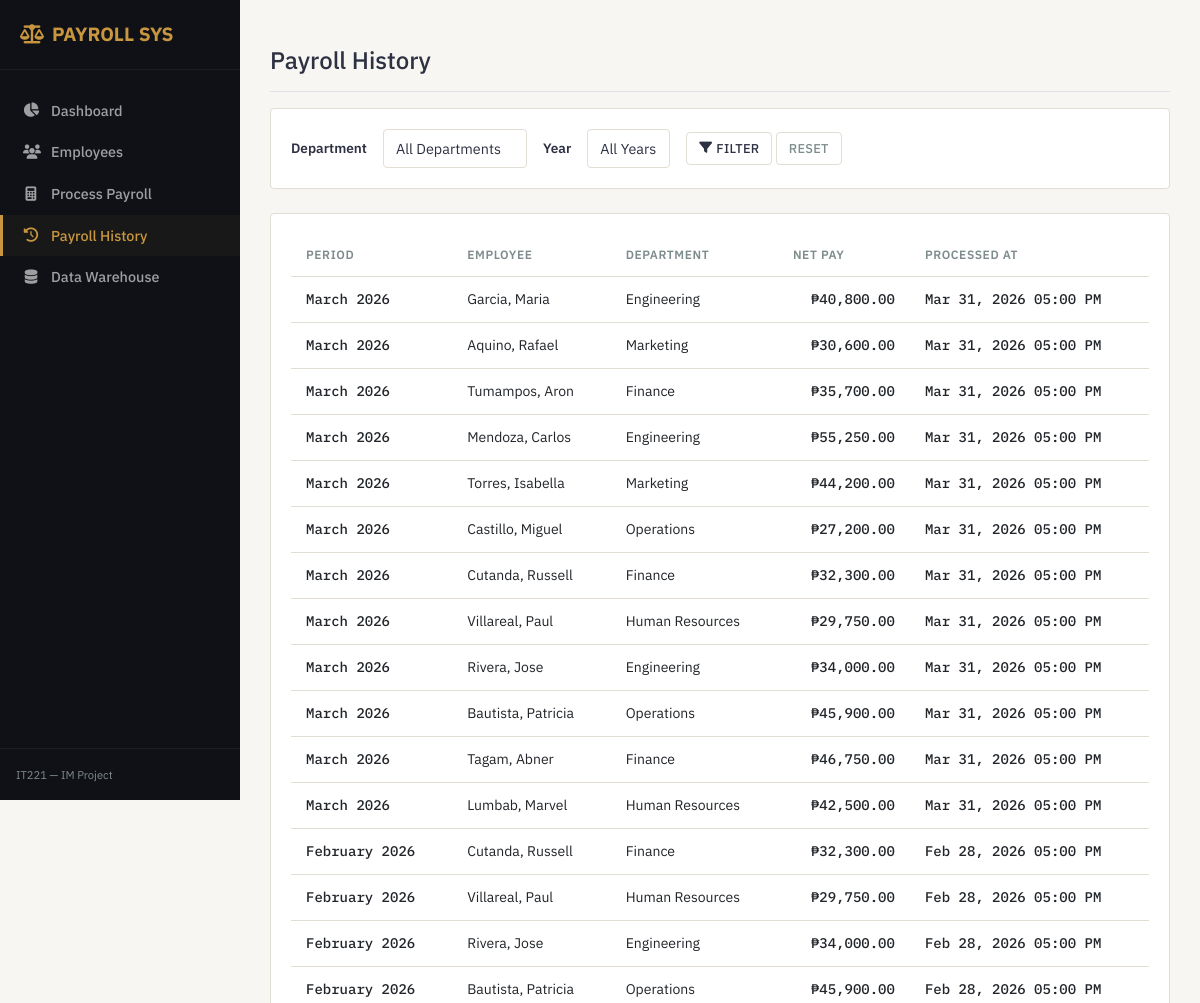
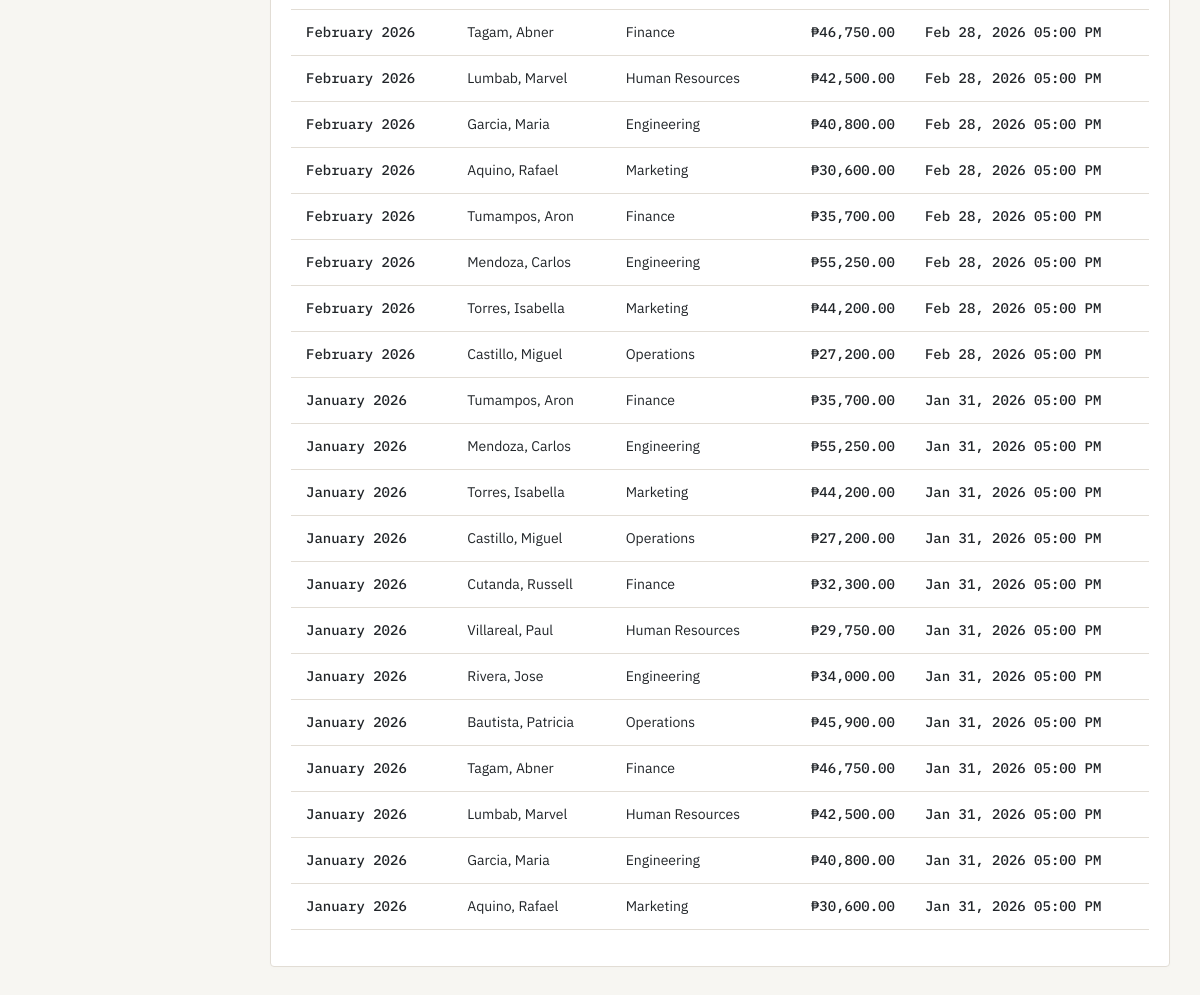
Page /pages/payroll/history.php on the committed database (2 pictures, top to bottom).
### tables this page shows
CREATE TABLE payroll_records (
    record_id    INT AUTO_INCREMENT PRIMARY KEY,
    emp_id       INT            NOT NULL,
    period_month TINYINT        NOT NULL CHECK (period_month BETWEEN 1 AND 12),
    period_year  SMALLINT       NOT NULL CHECK (period_year BETWEEN 2000 AND 2099),
    basic_pay    DECIMAL(12,2)  NOT NULL DEFAULT 0.00,
    total_deductions DECIMAL(12,2) NOT NULL DEFAULT 0.00,
    net_pay      DECIMAL(12,2)  NOT NULL DEFAULT 0.00,
    processed_at DATETIME       NOT NULL DEFAULT CURRENT_TIMESTAMP,
    notes        TEXT           NULL,

    CONSTRAINT uq_payroll_period
        UNIQUE (emp_id, period_month, period_year),

    CONSTRAINT fk_payroll_emp
        FOREIGN KEY (emp_id) REFERENCES employees(emp_id)
        ON DELETE RESTRICT
        ON UPDATE CASCADE
);

CREATE TABLE departments (
    dept_id     INT AUTO_INCREMENT PRIMARY KEY,
    dept_name   VARCHAR(100) NOT NULL UNIQUE,
    created_at  DATETIME     NOT NULL DEFAULT CURRENT_TIMESTAMP
);

### pages/payroll/history.php (the view, shortened to what this page needs)
<?php
require_once __DIR__ . '/../../config/db.php';
$current_page = 'history';
$sql = "
    SELECT
        pr.record_id,
        CONCAT(e.last_name, ', ', e.first_name) AS full_name,
        d.dept_name,
        pr.period_month,
        pr.period_year,
        pr.net_pay,
        pr.processed_at
    FROM payroll_records pr
    INNER JOIN employees e ON pr.emp_id = e.emp_id
    INNER JOIN positions p ON e.pos_id = p.pos_id
    INNER JOIN departments d ON p.dept_id = d.dept_id
    WHERE 1=1
";
$params = [];
$sql .= " ORDER BY pr.processed_at DESC";
$stmt = $pdo->prepare($sql);
$stmt->execute($params);
$history = $stmt->fetchAll();
require_once __DIR__ . '/../../includes/header.php';
require_once __DIR__ . '/../../includes/sidebar.php';
?>
<div class="d-flex justify-content-between flex-wrap flex-md-nowrap align-items-center pt-3 pb-2 mb-3 border-bottom">
    <h1 class="h4">Payroll History</h1>
</div>
<div class="card mb-4">
    <div class="card-body">
        <form method="GET" action="" class="row g-3 align-items-center">
            <div class="col-auto">
                <label for="dept_id" class="form-label mb-0">Department</label>
            </div>
            <div class="col-auto">
                <select class="form-control" id="dept_id" name="dept_id">
                    <option value="0">All Departments</option>
                </select>
            </div>
            <div class="col-auto">
                <label for="year" class="form-label mb-0">Year</label>
            </div>
            <div class="col-auto">
                <select class="form-control" id="year" name="year">
                    <option value="0">All Years</option>
                </select>
            </div>
            <div class="col-auto">
                <button type="submit" class="btn btn-outline">
                    <i class="fa-solid fa-filter me-1"></i>Filter
                </button>
                <a href="/payroll_management_IM/pages/payroll/history.php" class="btn btn-outline text-muted">Reset</a>
            </div>
        </form>
    </div>
</div>
<div class="card">
    <div class="card-body">
        <div class="table-responsive">
            <table class="table">
                <thead>
                    <tr>
                        <th>Period</th>
                        <th>Employee</th>
                        <th>Department</th>
                        <th class="text-right">Net Pay</th>
                        <th>Processed At</th>
                    </tr>
                </thead>
                <tbody>
                    <?php foreach ($history as $row): ?>
                        <tr>
                            <td class="numeric">
                                <?php echo date('F', mktime(0, 0, 0, $row['period_month'], 1)) . ' ' . $row['period_year']; ?>
                            </td>
                            <td><?php echo htmlspecialchars($row['full_name']); ?></td>
                            <td><?php echo htmlspecialchars($row['dept_name']); ?></td>
                            <td class="amount text-right">₱<?php echo number_format($row['net_pay'], 2); ?></td>
                            <td class="date"><?php echo date('M d, Y h:i A', strtotime($row['processed_at'])); ?></td>
                        </tr>
                    <?php endforeach; ?>
                </tbody>
            </table>
        </div>
    </div>
</div>
<?php require_once __DIR__ . '/../../includes/footer.php'; ?>

### includes/header.php (shortened to what this page needs)
<!DOCTYPE html>
<html lang="en">
<head>
    <link href="https://cdn.jsdelivr.net/npm/bootstrap@5.3.0/dist/css/bootstrap.min.css" rel="stylesheet">
    <link rel="stylesheet" href="https://cdnjs.cloudflare.com/ajax/libs/font-awesome/6.4.0/css/all.min.css">
    <link rel="stylesheet" href="/payroll_management_IM/assets/css/theme.css">
</head>
<body>
    <div class="d-flex">

### includes/sidebar.php
<div class="sidebar">
    <div class="sidebar-brand">
        <i class="fa-solid fa-scale-balanced me-2"></i>PAYROLL SYS
    </div>
    <div class="sidebar-nav">
        <a href="/payroll_management_IM/pages/dashboard.php" class="nav-link <?php echo ($current_page === 'dashboard') ? 'active' : ''; ?>">
            <i class="fa-solid fa-chart-pie"></i>Dashboard
        </a>
        <a href="/payroll_management_IM/pages/employees/index.php" class="nav-link <?php echo ($current_page === 'employees') ? 'active' : ''; ?>">
            <i class="fa-solid fa-users"></i>Employees
        </a>
        <a href="/payroll_management_IM/pages/payroll/process.php" class="nav-link <?php echo ($current_page === 'process') ? 'active' : ''; ?>">
            <i class="fa-solid fa-calculator"></i>Process Payroll
        </a>
        <a href="/payroll_management_IM/pages/payroll/history.php" class="nav-link <?php echo ($current_page === 'history') ? 'active' : ''; ?>">
            <i class="fa-solid fa-clock-rotate-left"></i>Payroll History
        </a>
        <a href="/payroll_management_IM/pages/warehouse/index.php" class="nav-link <?php echo ($current_page === 'warehouse') ? 'active' : ''; ?>">
            <i class="fa-solid fa-database"></i>Data Warehouse
        </a>
    </div>
    <div class="p-3 text-muted" style="font-size: 0.8rem; border-top: 1px solid rgba(255,255,255,0.05);">
        <small>IT221 — IM Project</small>
    </div>
</div>
<div class="main-content flex-grow-1">

### includes/footer.php (shortened to what this page needs)
    </div>
</div>
</body>
</html>

### assets/css/theme.css (style rules this page uses)
:root { --color-sidebar: #0F1117; --color-bg: #F7F6F2; --color-accent: #C8963E; --color-text: #2D3142; --color-text-muted: #7F8C8D; --color-card-border: #E2DDD5; --color-table-row-alt: #F0EDE6; --color-destructive: #C0392B; --font-sans: 'IBM Plex Sans', -apple-system, BlinkMacSystemFont, "Segoe UI", Roboto, "Helvetica Neue", Arial, sans-serif; --font-mono: 'IBM Plex Mono', SFMono-Regular, Menlo, Monaco, Consolas, "Liberation Mono", "Courier New", monospace; }
body { font-family: var(--font-sans); background-color: var(--color-bg); color: var(--color-text); font-size: 14px; margin: 0; }
.sidebar { width: 240px; height: 100vh; background-color: var(--color-sidebar); color: #FFFFFF; position: fixed; top: 0; left: 0; z-index: 1000; display: flex; flex-direction: column; }
.sidebar-brand { padding: 20px; font-size: 1.2rem; font-weight: 700; border-bottom: 1px solid rgba(255, 255, 255, 0.05); color: var(--color-accent); }
.sidebar-nav { flex-grow: 1; padding: 20px 0; }
.sidebar-nav .nav-link { display: flex; align-items: center; padding: 10px 20px; color: rgba(255, 255, 255, 0.6); text-decoration: none; font-weight: 500; font-size: 0.9rem; border-left: 3px solid transparent; transition: all 0.2s ease; }
.sidebar-nav .nav-link i { margin-right: 12px; width: 16px; text-align: center; }
.sidebar-nav .nav-link.active { color: var(--color-accent); border-left-color: var(--color-accent); background-color: rgba(200, 150, 62, 0.05); }
.main-content { margin-left: 240px; padding: 30px; min-height: 100vh; }
.card { background-color: #FFFFFF; border: 1px solid var(--color-card-border); border-radius: 4px; box-shadow: 0 2px 4px rgba(0, 0, 0, 0.01); margin-bottom: 20px; }
.card-body { padding: 20px; }
.table { width: 100%; margin-bottom: 1rem; color: var(--color-text); border-collapse: collapse; }
.table th, .table td { padding: 12px 15px; vertical-align: middle; border: none; }
.table thead th { font-weight: 600; text-transform: uppercase; font-size: 0.75rem; letter-spacing: 0.05em; color: var(--color-text-muted); border-bottom: 1px solid var(--color-card-border); text-align: left; }
.table tbody tr { border-bottom: 1px solid var(--color-card-border); }
.table tbody tr:nth-of-type(even) { background-color: var(--color-table-row-alt); }
.amount, .numeric, .date { font-family: var(--font-mono); font-weight: 500; }
.btn { border-radius: 4px; font-weight: 500; font-size: 0.8rem; padding: 6px 12px; text-transform: uppercase; letter-spacing: 0.02em; transition: all 0.2s ease; border: 1px solid transparent; cursor: pointer; display: inline-flex; align-items: center; justify-content: center; text-decoration: none; }
.btn-outline { border-color: var(--color-card-border); color: var(--color-text); background-color: #FFFFFF; }
.form-control { display: block; width: 100%; padding: 8px 12px; font-size: 0.9rem; font-family: var(--font-sans); color: var(--color-text); background-color: #FFFFFF; border: 1px solid var(--color-card-border); border-radius: 4px; box-sizing: border-box; }
.form-label { display: inline-block; margin-bottom: 6px; font-weight: 600; font-size: 0.85rem; color: var(--color-text); }
.text-muted { color: var(--color-text-muted) !important; }
.text-right { text-align: right; }

### rows in the picture
payroll_records: period_month "March", period_year "2026", full_name "Garcia, Maria", departments.dept_name "Engineering", net_pay "40,800.00", processed_at "Mar 31, 2026 05:00 PM"
payroll_records: period_month "March", period_year "2026", full_name "Aquino, Rafael", departments.dept_name "Marketing", net_pay "30,600.00", processed_at "Mar 31, 2026 05:00 PM"
payroll_records: period_month "March", period_year "2026", full_name "Tumampos, Aron", departments.dept_name "Finance", net_pay "35,700.00", processed_at "Mar 31, 2026 05:00 PM"
payroll_records: period_month "March", period_year "2026", full_name "Mendoza, Carlos", departments.dept_name "Engineering", net_pay "55,250.00", processed_at "Mar 31, 2026 05:00 PM"
payroll_records: period_month "March", period_year "2026", full_name "Torres, Isabella", departments.dept_name "Marketing", net_pay "44,200.00", processed_at "Mar 31, 2026 05:00 PM"
payroll_records: period_month "March", period_year "2026", full_name "Castillo, Miguel", departments.dept_name "Operations", net_pay "27,200.00", processed_at "Mar 31, 2026 05:00 PM"
payroll_records: period_month "March", period_year "2026", full_name "Cutanda, Russell", departments.dept_name "Finance", net_pay "32,300.00", processed_at "Mar 31, 2026 05:00 PM"
payroll_records: period_month "March", period_year "2026", full_name "Villareal, Paul", departments.dept_name "Human Resources", net_pay "29,750.00", processed_at "Mar 31, 2026 05:00 PM"
payroll_records: period_month "March", period_year "2026", full_name "Rivera, Jose", departments.dept_name "Engineering", net_pay "34,000.00", processed_at "Mar 31, 2026 05:00 PM"
payroll_records: period_month "March", period_year "2026", full_name "Bautista, Patricia", departments.dept_name "Operations", net_pay "45,900.00", processed_at "Mar 31, 2026 05:00 PM"
payroll_records: period_month "March", period_year "2026", full_name "Tagam, Abner", departments.dept_name "Finance", net_pay "46,750.00", processed_at "Mar 31, 2026 05:00 PM"
payroll_records: period_month "March", period_year "2026", full_name "Lumbab, Marvel", departments.dept_name "Human Resources", net_pay "42,500.00", processed_at "Mar 31, 2026 05:00 PM"
payroll_records: period_month "February", period_year "2026", full_name "Cutanda, Russell", departments.dept_name "Finance", net_pay "32,300.00", processed_at "Feb 28, 2026 05:00 PM"
payroll_records: period_month "February", period_year "2026", full_name "Villareal, Paul", departments.dept_name "Human Resources", net_pay "29,750.00", processed_at "Feb 28, 2026 05:00 PM"
payroll_records: period_month "February", period_year "2026", full_name "Rivera, Jose", departments.dept_name "Engineering", net_pay "34,000.00", processed_at "Feb 28, 2026 05:00 PM"
payroll_records: period_month "February", period_year "2026", full_name "Bautista, Patricia", departments.dept_name "Operations", net_pay "45,900.00", processed_at "Feb 28, 2026 05:00 PM"
payroll_records: period_month "February", period_year "2026", full_name "Tagam, Abner", departments.dept_name "Finance", net_pay "46,750.00", processed_at "Feb 28, 2026 05:00 PM"
payroll_records: period_month "February", period_year "2026", full_name "Lumbab, Marvel", departments.dept_name "Human Resources", net_pay "42,500.00", processed_at "Feb 28, 2026 05:00 PM"
payroll_records: period_month "February", period_year "2026", full_name "Garcia, Maria", departments.dept_name "Engineering", net_pay "40,800.00", processed_at "Feb 28, 2026 05:00 PM"
payroll_records: period_month "February", period_year "2026", full_name "Aquino, Rafael", departments.dept_name "Marketing", net_pay "30,600.00", processed_at "Feb 28, 2026 05:00 PM"
payroll_records: period_month "February", period_year "2026", full_name "Tumampos, Aron", departments.dept_name "Finance", net_pay "35,700.00", processed_at "Feb 28, 2026 05:00 PM"
payroll_records: period_month "February", period_year "2026", full_name "Mendoza, Carlos", departments.dept_name "Engineering", net_pay "55,250.00", processed_at "Feb 28, 2026 05:00 PM"
payroll_records: period_month "February", period_year "2026", full_name "Torres, Isabella", departments.dept_name "Marketing", net_pay "44,200.00", processed_at "Feb 28, 2026 05:00 PM"
payroll_records: period_month "February", period_year "2026", full_name "Castillo, Miguel", departments.dept_name "Operations", net_pay "27,200.00", processed_at "Feb 28, 2026 05:00 PM"
payroll_records: period_month "January", period_year "2026", full_name "Tumampos, Aron", departments.dept_name "Finance", net_pay "35,700.00", processed_at "Jan 31, 2026 05:00 PM"
payroll_records: period_month "January", period_year "2026", full_name "Mendoza, Carlos", departments.dept_name "Engineering", net_pay "55,250.00", processed_at "Jan 31, 2026 05:00 PM"
payroll_records: period_month "January", period_year "2026", full_name "Torres, Isabella", departments.dept_name "Marketing", net_pay "44,200.00", processed_at "Jan 31, 2026 05:00 PM"
payroll_records: period_month "January", period_year "2026", full_name "Castillo, Miguel", departments.dept_name "Operations", net_pay "27,200.00", processed_at "Jan 31, 2026 05:00 PM"
payroll_records: period_month "January", period_year "2026", full_name "Cutanda, Russell", departments.dept_name "Finance", net_pay "32,300.00", processed_at "Jan 31, 2026 05:00 PM"
payroll_records: period_month "January", period_year "2026", full_name "Villareal, Paul", departments.dept_name "Human Resources", net_pay "29,750.00", processed_at "Jan 31, 2026 05:00 PM"
payroll_records: period_month "January", period_year "2026", full_name "Rivera, Jose", departments.dept_name "Engineering", net_pay "34,000.00", processed_at "Jan 31, 2026 05:00 PM"
payroll_records: period_month "January", period_year "2026", full_name "Bautista, Patricia", departments.dept_name "Operations", net_pay "45,900.00", processed_at "Jan 31, 2026 05:00 PM"
payroll_records: period_month "January", period_year "2026", full_name "Tagam, Abner", departments.dept_name "Finance", net_pay "46,750.00", processed_at "Jan 31, 2026 05:00 PM"
payroll_records: period_month "January", period_year "2026", full_name "Lumbab, Marvel", departments.dept_name "Human Resources", net_pay "42,500.00", processed_at "Jan 31, 2026 05:00 PM"
payroll_records: period_month "January", period_year "2026", full_name "Garcia, Maria", departments.dept_name "Engineering", net_pay "40,800.00", processed_at "Jan 31, 2026 05:00 PM"
payroll_records: period_month "January", period_year "2026", full_name "Aquino, Rafael", departments.dept_name "Marketing", net_pay "30,600.00", processed_at "Jan 31, 2026 05:00 PM"
